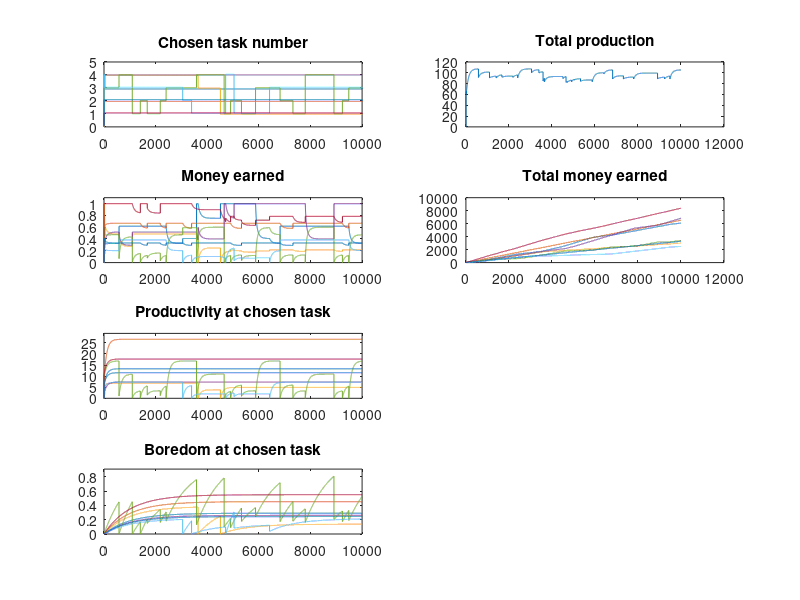

Here is the MATLAB script that generated this plot:
%Main function
clearvars;

%Initialize the variables:
N=8; %Number of persons
M=4; %Number of tasks

%Parameters of the model
abilities = ones(N,1) + abs(randn(N,1));
boredomSensitivity = abs(1+randn(N,1)/2.5);
initialProductivity = 1.0+abs(4*randn(N,M));
maximalBoredom = (1.0+abs(4*randn(N,M)))*0.13;
learning = 0.01;
forgetting = 0.003;
boredomIncrease = 0.001;
boredomDecrease = 0.0005;
switchPossibilityFrequency = 0.01; %Meaning ~all 1/x days

%Variables for simulation
simulationTime=10000;
dt = 1;

%Other needed variables
taskvalue = ones(1,M);
chosenTask = ones(N,1);
productivity = initialProductivity;
boredom = zeros(N,M);
boredomAtChosenTask = zeros(N,1);
productivityAtChosenTask = zeros(N,1);
production = zeros(1,M);
money = zeros(N,1);
totalmoney = zeros(N,1);
taskTime = zeros(N,1);
moneyTime = zeros(N,1);
totalmoneyTime = zeros(N,1);
boredomTime = zeros(N,1);
productivityTime = zeros(N,1);
totalProduction = 0;
productionTime = 0;

%Initialize dependent values
maximalProductivity = initialProductivity;
for i=1:N
    for j=1:M
        maximalProductivity(i,j) = maximalProductivity(i,j)*abilities(i,1);
    end
end
%maximalBoredom = initialProductivity*maxBoredomFactor;

%initialize choice: everyone choses task where productivity is best
maxProductivity = zeros(N,1);
for i=1:N
    for j=1:M
        if(productivity(i,j) > maxProductivity(i,1))
            chosenTask(i,1) = j;
            maxProductivity(i,1) = productivity(i,j);
        end
    end
end

timesteps = simulationTime/dt;
for t=0:timesteps
    %Update total production
    production = zeros(1,M);
    for i=1:N
        production(chosenTask(i,1)) =  production(chosenTask(i,1)) + productivity(i,chosenTask(i,1));
    end
    
    %Calculate who earns how much money and update total production
    totalProduction = 0;
    for i=1:N
        money(i,1) = productivity(i,chosenTask(i,1)) / production(chosenTask(i,1));
        totalmoney(i,1) = totalmoney(i,1) + money(i,1);
        totalProduction = totalProduction + productivity(i,chosenTask(i,1));
    end
    
    %Update abilities
    for i=1:N
        for j=1:M
            if(chosenTask(i,1) == j)
                productivity(i,j) = productivity(i,j) + (maximalProductivity(i,j)-productivity(i,j))*(learning*dt);
                %productivity(i,j) = min(maximalProductivity(i,j), productivity(i,j) + learning*dt);
                boredom(i,j) = boredom(i,j) + (maximalBoredom(i,j)-boredom(i,j))*(boredomIncrease*dt);
                %boredom(i,j) = boredom(i,j) + (maximalBoredom(i,j)-boredom(i,j))*(boredomIncrease*boredomSensitivity(i,1)*dt);
                %boredom(i,j) = min(maximalBoredom(i,j), boredom(i,j) + boredomIncrease*boredomSensitivity(i,1)*dt);
            else
                productivity(i,j) = productivity(i,j) - (productivity(i,j))*(forgetting*dt);
                %productivity(i,j) = max(initialProductivity(i,j), productivity(i,j) - forgetting*dt);
                boredom(i,j) = boredom(i,j) - (boredom(i,j))*(boredomDecrease*dt);
                %boredom(i,j) = boredom(i,j) - (boredom(i,j))*(boredomDecrease*boredomSensitivity(i,1)*dt);
                %boredom(i,j) = max(0, boredom(i,j) - boredomDecrease*dt);
            end
        end
    end
    
    %Allow one person to change the job
    for i=1:N
        if(rand() < switchPossibilityFrequency*dt)
            maxGain=-1000;
            bestTask=0;
            for j=1:M
                if(j == chosenTask(i,1))
                    gain = productivity(i,j) / production(chosenTask(i,1));
                else
                    gain = productivity(i,j) / (production(1,j)+productivity(i,j));
                end
                gain = gain - boredom(i,j);
                if(gain > maxGain)
                    maxGain=gain;
                    bestTask=j;
                end
            end
            chosenTask(i,1) = bestTask;
        end
    end
    
    %Update boredom
    for i=1:N
        boredomAtChosenTask(i,1) = boredom(i,chosenTask(i,1));
        productivityAtChosenTask(i,1) = productivity(i,chosenTask(i,1));
    end
    
    taskTime = [taskTime chosenTask];
    moneyTime = [moneyTime money];
    totalmoneyTime = [totalmoneyTime totalmoney];
    boredomTime = [boredomTime boredomAtChosenTask];
    productivityTime = [productivityTime productivityAtChosenTask];
    productionTime = [productionTime totalProduction];
end

time = 0:timesteps+1;

%For visibility, so that lines don't hide each other (superimposition); 
%TODO: find better way to make them all visible
for i=1:N
    for t=1:timesteps+1
        taskTime(i,t) = taskTime(i,t) - 0.1 + 0.2/N*i;
    end
end

subplot(4,2,1)
plot(time, taskTime)
axis([0 timesteps 0 M+1])
title('Chosen task number');

subplot(4,2,3)
plot(time, moneyTime)
axis([0 timesteps 0 1.1])
title('Money earned');

subplot(4,2,5)
plot(time, productivityTime)
axis([0 timesteps 0 max(productivityTime(:))*1.1])
title('Productivity at chosen task');

subplot(4,2,7)
plot(time, boredomTime)
axis([0 timesteps 0 max(boredomTime(:))+0.1])
title('Boredom at chosen task');

subplot(4,2,2)
plot(time, productionTime)
title('Total production')

subplot(4,2,4)
plot(time, totalmoneyTime)
title('Total money earned')

%Idea for alternative representation (DIFFICULT!!)
%Have the tasks represented as locations on a 2D plot. Then each person
%(represented by a drawing of a person/worker or by a face)
%stands next to the task he is performing, and a pile of coins shows how
%much he earns. Then we see the workers moving to another point when they 
%change the task.
